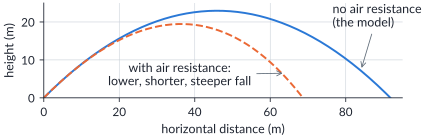

This figure's Python source:
"""Ch1 figure: the same launch (30 m/s at 45 deg) with and without air resistance.
Drag model: a_drag = -k |v| v with k = 0.005 per metre (roughly a baseball, k about 0.006 per metre;
a real tennis ball has k of about 0.02 per metre). Numbers in the caption are rounded ("about").
This is only to show the SHAPE change; HSC questions about air resistance are qualitative.
Run:  python3 -I src/mod5/figures/ch1_drag.py   (writes ch1_drag.pdf, prints the numbers)"""
import sys
import pathlib
sys.dont_write_bytecode = True
HERE = pathlib.Path(__file__).resolve().parent
sys.path.insert(0, str(HERE.parents[1] / "common"))
import hscplot                                   # noqa: E402
import numpy as np                               # noqa: E402

g = 9.8

def fly(u, th, k, dt=1e-3):
    x, y = 0.0, 0.0
    vx, vy = u * np.cos(np.radians(th)), u * np.sin(np.radians(th))
    xs, ys, t, tup = [x], [y], 0.0, None
    while True:
        v = np.hypot(vx, vy)
        ax_, ay_ = -k * v * vx, -g - k * v * vy
        # one RK2 (midpoint) step
        vxm, vym = vx + 0.5 * dt * ax_, vy + 0.5 * dt * ay_
        vm = np.hypot(vxm, vym)
        x += vxm * dt
        y += vym * dt
        vy_old = vy
        vx += -k * vm * vxm * dt
        vy += (-g - k * vm * vym) * dt
        t += dt
        if tup is None and vy_old > 0 >= vy:
            tup = t
        if y < 0:
            # linear interpolation back to y = 0
            f = ys[-1] / (ys[-1] - y)
            x = xs[-1] + f * (x - xs[-1])
            t = t - dt + f * dt
            xs.append(x)
            ys.append(0.0)
            break
        xs.append(x)
        ys.append(y)
    return np.array(xs), np.array(ys), t, tup, np.degrees(np.arctan(-vy / vx)), np.hypot(vx, vy)

x0, y0, T0, tu0, a0, v0 = fly(30, 45, 0.0)
x1, y1, T1, tu1, a1, v1 = fly(30, 45, 0.005)
print(f"no air : R={x0[-1]:.1f} m H={y0.max():.2f} m t_up={tu0:.2f} t_down={T0-tu0:.2f} landing {a0:.1f} deg below, {v0:.1f} m/s")
print(f"with air: R={x1[-1]:.1f} m H={y1.max():.2f} m t_up={tu1:.2f} t_down={T1-tu1:.2f} landing {a1:.1f} deg below, {v1:.1f} m/s")
best = max(range(30, 50), key=lambda th: fly(30, th, 0.005, dt=2e-3)[0][-1])
print(f"best angle with air ~ {best} deg")

fig, ax = hscplot.figure(width_mm=118, height_mm=44)
ax.plot(x0, y0, **hscplot.series(0))
ax.plot(x1, y1, **hscplot.series(1))
ax.annotate("no air resistance\n(the model)", xy=(84.0, 7.2), xytext=(76.5, 21.5),
            color=hscplot.INK, ha="left", va="center",
            arrowprops=dict(arrowstyle="->", color=hscplot.MUTED, lw=0.6))
ax.annotate("with air resistance:\nlower, shorter, steeper fall", xy=(64.0, 6.5), xytext=(36, 6.0),
            color=hscplot.INK, ha="center", va="center",
            arrowprops=dict(arrowstyle="->", color=hscplot.MUTED, lw=0.6))
ax.set_xlim(0, 95)
ax.set_ylim(0, 25)
ax.set_aspect("equal")
ax.set_xlabel("horizontal distance (m)")
ax.set_ylabel("height (m)")
hscplot.save(fig, __file__)
